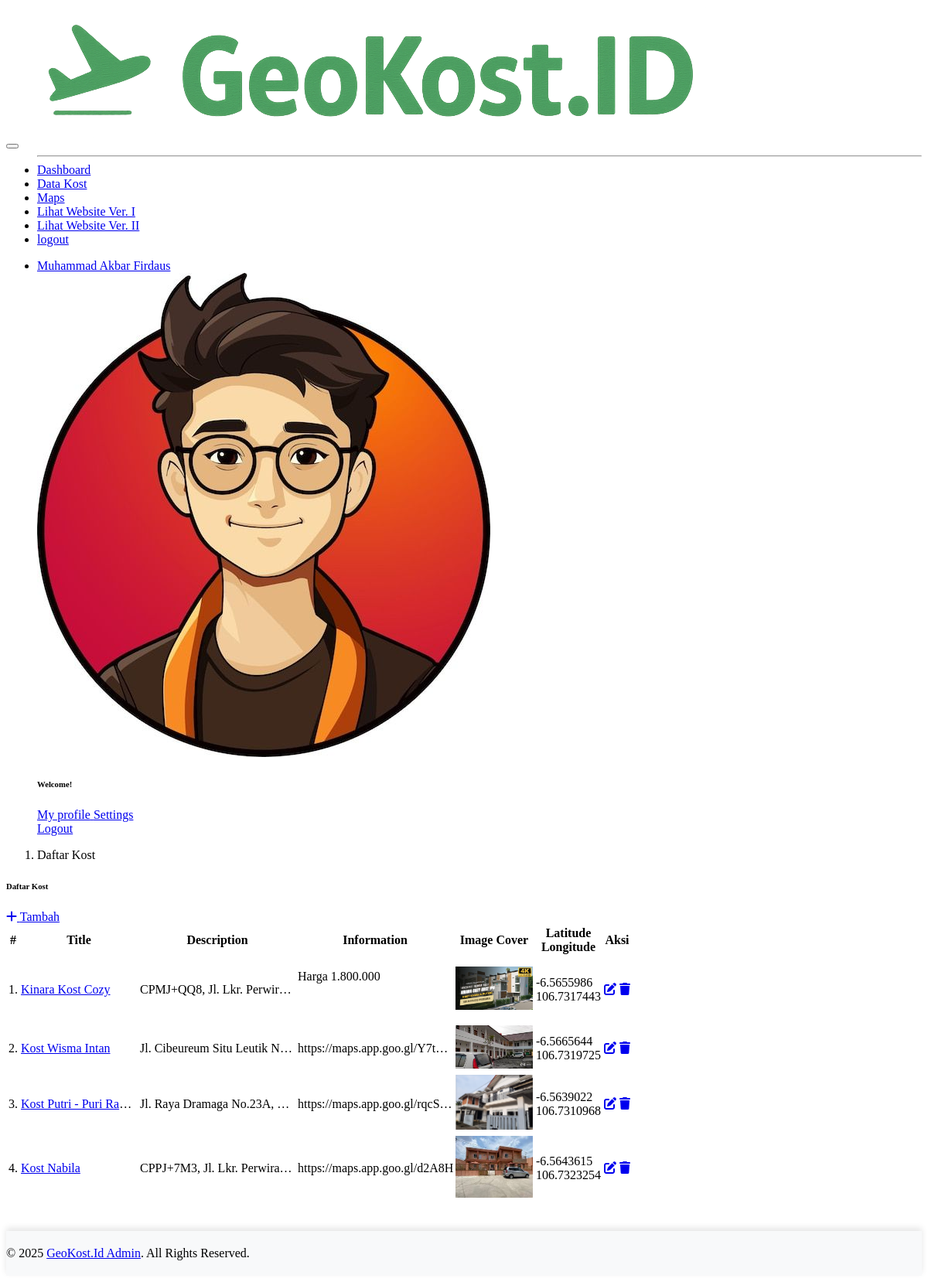
Screenshot of /admin/kost.php (signed in) with the database file from the repository.
### tables this page shows
CREATE TABLE `users` (
  `id` int UNSIGNED NOT NULL,
  `name` varchar(100) NOT NULL,
  `username` varchar(100) NOT NULL,
  `password` varchar(100) NOT NULL,
  `avatar` varchar(100) NOT NULL,
  `created_at` timestamp NULL DEFAULT NULL,
  `updated_at` timestamp NULL DEFAULT NULL
);

CREATE TABLE `maps` (
  `id` int UNSIGNED NOT NULL,
  `title` varchar(100) NOT NULL,
  `description` text NOT NULL,
  `info` text NOT NULL,
  `image` varchar(100) DEFAULT NULL,
  `latitude` varchar(40) NOT NULL,
  `longitude` varchar(40) NOT NULL,
  `created_at` timestamp NULL DEFAULT NULL,
  `updated_at` timestamp NULL DEFAULT NULL
);

### admin/kost.php (the view, shortened to what this page needs)
<?php include "_header.php"; ?>
<div class="header bg-gradient-success pb-8 pt-2 pt-md-7">
	<div class="container-fluid px-4">
		<ol class="breadcrumb mb-4">
			<li class="breadcrumb-item active text-dark">Daftar Kost</li>
		</ol>
	</div>
</div>
<div class="container-fluid mt--7">
	<div class="card">
		<div class="card-header d-flex justify-content-between align-items-center">
			<h6 class="text-uppercase text-primary mb-0">Daftar Kost</h6>
			<a href="Kost_add.php" class="btn btn-info btn-sm"><i class="fas fa-plus"></i> Tambah</a>
		</div>
		<div class="card-body">
			<div class="table-responsive">
				<table class="table align-items-center mb-0" id="dataTable">
					<thead>
						<tr>
							<th class="text-uppercase text-dark text-xxs font-weight-bolder">#</th>
							<th class="text-uppercase text-dark text-xxs font-weight-bolder">Title</th>
							<th class="text-uppercase text-dark text-xxs font-weight-bolder">Description</th>
							<th class="text-uppercase text-dark text-xxs font-weight-bolder">Information</th>
							<th class="text-uppercase text-dark text-xxs font-weight-bolder">Image Cover</th>
							<th class="text-uppercase text-dark text-xxs font-weight-bolder">
								Latitude<br>Longitude
							</th>
							<th class="text-uppercase text-dark text-xxs font-weight-bolder">Aksi</th>
						</tr>
					</thead>
					<tbody>
						<?php
						$no = 1;
						$query = $pdo->query("SELECT * FROM maps");
						while ($data = $query->fetch()) { ?>
							<tr>
								<td><?= $no++ ?>.</td>
								<td
									style="max-width: 150px; white-space: nowrap; overflow: hidden; text-overflow: ellipsis;">
									<a href="https://www.google.com/maps/search/?api=1&query=<?= $data['latitude'] . ',' . $data['longitude'] ?>"
										target="_blank">
										<?= htmlspecialchars($data['title']) ?>
									</a>
								</td>
								<td
									style="max-width: 200px; white-space: nowrap; overflow: hidden; text-overflow: ellipsis;">
									<?= htmlspecialchars($data['description']) ?>
								</td>
								<td
									style="max-width: 200px; white-space: nowrap; overflow: hidden; text-overflow: ellipsis;">
									<?= htmlspecialchars_decode($data['info']); ?>
								</td>
								<td>
									<?php if ($data['image']) { ?>
										<img src="../assets/images/maps/<?= htmlspecialchars($data['image']) ?>" width="100">
									<?php } else {
										echo "<i>No Image</i>";
									} ?>
								</td>
								<td><?= $data['latitude'] ?><br><?= $data['longitude'] ?></td>
								<td>
									<a href="Kost_edit.php?id=<?= $data['id'] ?>" class="btn btn-warning btn-sm"><i
											class="fas fa-edit"></i></a>
									<a href="Kost_del.php?id=<?= $data['id'] ?>" class="btn btn-danger btn-sm"
										onclick="return confirm('Yakin menghapus data?')"><i class="fas fa-trash"></i></a>
								</td>
							</tr>
						<?php } ?>
					</tbody>
				</table>
			</div>
		</div>
	</div>
	<?php include "_footer.php"; ?>

### admin/_header.php (shortened to what this page needs)
<?php
include "../+koneksi.php";
$query = $pdo->prepare("SELECT * FROM users WHERE id = ?");
$query->execute([$_SESSION['userid']]);
$data = $query->fetch();
$name = $data['name'];
$avatar = ($data['avatar'] == '') ? 'user.png' : 'users/' . $data['avatar'];
?>
<!DOCTYPE html>
<html lang="en">
<head>
	<link href="https://cdnjs.cloudflare.com/ajax/libs/font-awesome/6.4.0/css/all.min.css" rel="stylesheet">
	<link href="https://technext.github.io/argon-dashboard/assets/js/plugins/nucleo/css/nucleo.css" rel="stylesheet" />
	<link
		href="https://technext.github.io/argon-dashboard/assets/js/plugins/@fortawesome/fontawesome-free/css/all.min.css"
		rel="stylesheet" />
	<link href="https://technext.github.io/argon-dashboard/assets/css/argon-dashboard.css?v=1.1.2" rel="stylesheet" />
</head>
<body class="">
	<nav class="navbar navbar-vertical fixed-left navbar-expand-md navbar-light bg-white" id="sidenav-main">
		<div class="container-fluid">
			<button class="navbar-toggler" type="button" data-toggle="collapse" data-target="#sidenav-collapse-main"
				aria-controls="sidenav-main" aria-expanded="false" aria-label="Toggle navigation">
			</button>
			<a class="navbar-brand pt-4 mb-0" href="index.php" style="margin-bottom: 0;">
				<img src="../assets/admin.png" class="navbar-brand-img mb-0" alt="..." style="margin-bottom: 0.2rem;">
			</a>
			<div class="collapse navbar-collapse" id="sidenav-collapse-main">
				<ul class="navbar-nav">
					<li class="nav-item  ">
						<hr class="my-0">
						<a class="nav-link" href="index.php">
							<i class="ni ni-tv-2 text-success"></i> Dashboard
						</a>
					</li>
					<li class="nav-item ">
						<a class="nav-link " href="kost.php">
							<i class="ni ni-building text-primary"></i> Data Kost
						</a>
					</li>
					<li class="nav-item">
						<a class="nav-link " href="peta.php">
							<i class="ni ni-pin-3 text-orange"></i> Maps
						</a>
					</li>
					<li class="nav-item">
						<a class="nav-link " href="../index.php">
							<i class="ni ni-send text-default"></i> Lihat Website Ver. I
						</a>
					</li>
					<li class="nav-item">
						<a class="nav-link " href="../index2.php">
							<i class="ni ni-send text-default"></i> Lihat Website Ver. II
						</a>
					</li>
					<li class="nav-item">
						<a class="nav-link" href="logout.php">
							<i class="ni ni-user-run text-danger"></i> logout
						</a>
					</li>
				</ul>
			</div>
		</div>
	</nav>
	<div class="main-content">
		<nav class="navbar navbar-top navbar-expand-md navbar-success bg-gradient-success" id="navbar-main">
			<div class="container-fluid">
				<ul class="navbar-nav align-items-center d-none d-md-flex">
					<li class="nav-item dropdown">
						<a class="nav-link pr-0" href="#" role="button" data-toggle="dropdown" aria-haspopup="true"
							aria-expanded="false">
							<div class="media align-items-center justify-content-between">
								<div class="media-body d-none d-lg-block">
									<span
										class="mb-0 text-sm font-weight-bold text-white"><?= htmlspecialchars($name) ?></span>
								</div>
								<span class="avatar avatar-sm rounded-circle ml-3">
									<img alt="Image placeholder" src="../assets/images/<?= $avatar ?>">
								</span>
							</div>
						</a>
						<div class="dropdown-menu dropdown-menu-arrow dropdown-menu-right">
							<div class=" dropdown-header noti-title">
								<h6 class="text-overflow m-0">Welcome!</h6>
							</div>
							<a href="profile_edit.php" class="dropdown-item">
								<span>My profile</span>
							</a>
							<a href="setting.php" class="dropdown-item">
								<span>Settings</span>
							</a>
							<a href="#!" class="dropdown-item">
								<span>Logout</span>
							</a>
						</div>
					</li>
				</ul>
			</div>
		</nav>

### admin/_footer.php (shortened to what this page needs)
</div>
<br>
<br>
<footer class="footer pt-3" style="background: #f8f9fa; box-shadow: 0 -4px 8px rgba(0, 0, 0, 0.1); padding: 20px 0;">
	<div class="container-fluid">
		<div class="row align-items-center justify-content-lg-between">
			<div class="col-lg-6 mb-lg-0 mb-4">
				<div class="copyright text-left text-lg-left text-muted">
					&copy; 2025 <a href="#" class="font-weight-bold" target="_blank">GeoKost.Id Admin</a>. All Rights
					Reserved.
				</div>
			</div>
		</div>
	</div>
</footer>
</body>
</html>

### admin/_header.php (style rules this page uses)
#sidenav-collapse-main .navbar-nav { margin-top: 0rem; }

### rows the page displays
users: name "Muhammad Akbar Firdaus", avatar (picture)
maps: title "Kinara Kost Cozy", description "CPMJ+QQ8, Jl. Lkr. Perwir…", info "Harga 1.800.000", image (picture), latitude "-6.5655986", longitude "106.7317443"
maps: title "Kost Wisma Intan", description "Jl. Cibeureum Situ Leutik N…", info "https://maps.app.goo.gl/Y7t…", image (picture), latitude "-6.5665644", longitude "106.7319725"
maps: title "Kost Putri - Puri Ra…", description "Jl. Raya Dramaga No.23A,…", info "https://maps.app.goo.gl/rqcS…", image (picture), latitude "-6.5639022", longitude "106.7310968"
maps: title "Kost Nabila", description "CPPJ+7M3, Jl. Lkr. Perwira…", info "https://maps.app.goo.gl/d2A…", image (picture), latitude "-6.5643615", longitude "106.7323254"
